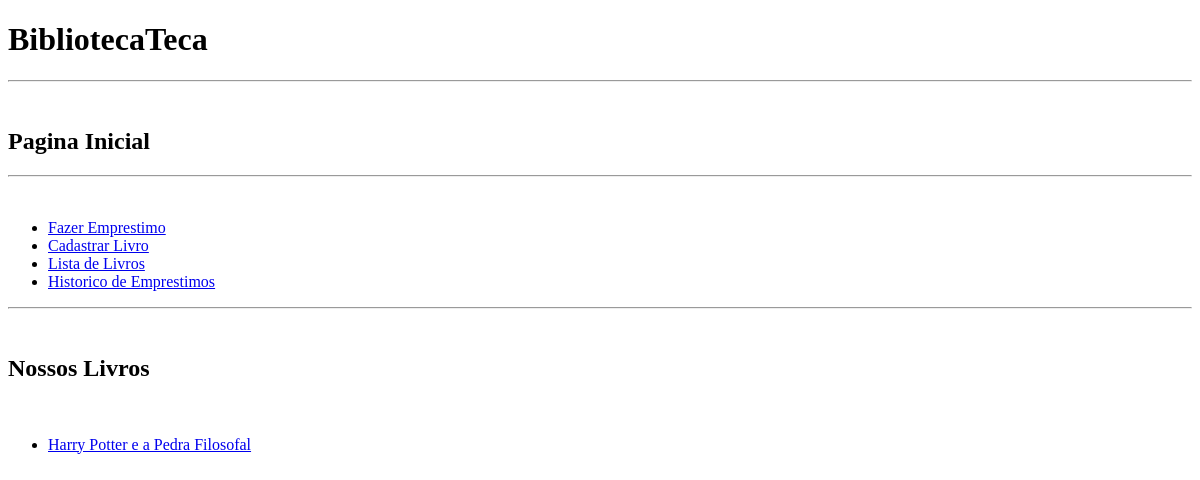
The app's page /, older data.
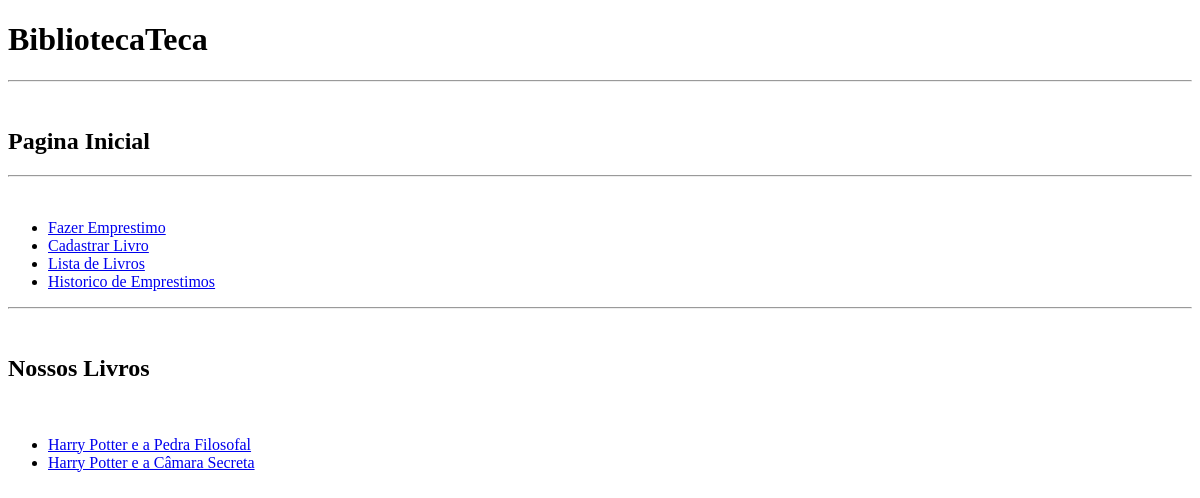
The same page, newer data.
### emprestimos/models.py (models this page shows, shortened)
class Livro(models.Model):
    titulo = models.CharField('Titulo', max_length=50)
    descricao = models.TextField('Descrição')
    editora = models.CharField('Editora', max_length=50)
    quantidade = models.PositiveIntegerField('Quantidade')
    data_do_cadastro = models.DateField(auto_now_add=True)
    autor = models.CharField('Autor', max_length=50)

### emprestimos/views.py (the view)
# urls.py: 2. Add a URL to urlpatterns:  path('', views.home, name='home')
def home(request):
    livros = Livro.objects.all()
    context = {"livros": livros}
    return render(request, 'home.html', context)

### emprestimos/templates/home.html (shortened to what this page needs)
<!DOCTYPE html>
<html>
<head>
</head>
<body>
    <h1><b>BibliotecaTeca</b></h1>
    <hr>
    <br>
    <h2><b>Pagina Inicial</b></h2>
    <hr>
    <br>
    <ul>
        <li><a href="{% url 'fazer_emprestimo'%}">Fazer Emprestimo</a></li>
        <li><a href="{% url 'cadastrar_livro'%}">Cadastrar Livro</a></li>
        <li><a href="{% url 'listar_livros'%}">Lista de Livros</a></li>
        <li><a href="{% url 'historico_de_emprestimos'%}">Historico de Emprestimos</a></li>
    </ul>
    <hr>
    <br>
    <h2><b>Nossos Livros</b></h2>
    <br>
    <ul>
    {% for livro in livros %}
        <li><a href="{% url 'detalhar_livro' livro.id %}">{{ livro.titulo }}</a></li>
    {% endfor %}
    </ul>
</body>
</html>

Row changes from the older to the newer data that the page shows:
added Livro: titulo "Harry Potter e a Câmara Secreta"
